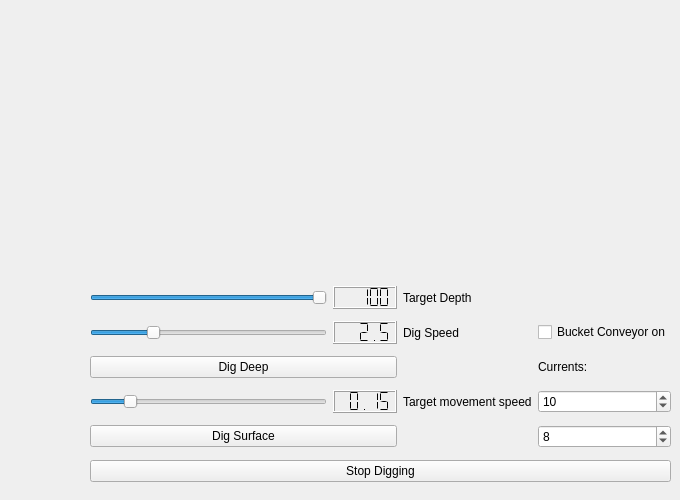
       <widget class="QWidget" name="tab_ExcavationControl">
        <attribute name="title">
         <string>Excavation Control</string>
        </attribute>
        <widget class="QSplitter" name="splitter_4">
         <property name="geometry">
          <rect>
           <x>40</x>
           <y>340</y>
           <width>207</width>
           <height>29</height>
          </rect>
         </property>
         <property name="orientation">
          <enum>Qt::Horizontal</enum>
         </property>
        </widget>
        <widget class="Speedometer" name="speedometer_Excavation" native="true">
         <property name="geometry">
          <rect>
           <x>210</x>
           <y>20</y>
           <width>311</width>
           <height>251</height>
          </rect>
         </property>
        </widget>
        <widget class="QWidget" name="layoutWidget">
         <property name="geometry">
          <rect>
           <x>90</x>
           <y>280</y>
           <width>581</width>
           <height>211</height>
          </rect>
         </property>
         <layout class="QGridLayout" name="gridLayout_4">
          <item row="0" column="1">
           <widget class="QLCDNumber" name="lcdNumber_ExcavationTargetDepth">
            <property name="focusPolicy">
             <enum>Qt::NoFocus</enum>
            </property>
            <property name="smallDecimalPoint">
             <bool>false</bool>
            </property>
            <property name="segmentStyle">
             <enum>QLCDNumber::Flat</enum>
            </property>
            <property name="value" stdset="0">
             <double>100.000000000000000</double>
            </property>
           </widget>
          </item>
          <item row="0" column="0">
           <widget class="DrillSlider" name="slider_ExcavationTargetDepth">
            <property name="focusPolicy">
             <enum>Qt::NoFocus</enum>
            </property>
            <property name="maximum">
             <number>100</number>
            </property>
            <property name="value">
             <number>100</number>
            </property>
            <property name="orientation">
             <enum>Qt::Horizontal</enum>
            </property>
           </widget>
          </item>
          <item row="3" column="2">
           <widget class="QLabel" name="label_6">
            <property name="text">
             <string>Target movement speed</string>
            </property>
           </widget>
          </item>
          <item row="2" column="0" colspan="2">
           <widget class="QPushButton" name="pushButton_DigDeep">
            <property name="text">
             <string>Dig Deep</string>
            </property>
           </widget>
          </item>
          <item row="1" column="3">
           <widget class="QCheckBox" name="checkBox_BucketConveyorOn">
            <property name="focusPolicy">
             <enum>Qt::NoFocus</enum>
            </property>
            <property name="text">
             <string>Bucket Conveyor on</string>
            </property>
           </widget>
          </item>
          <item row="1" column="2">
           <widget class="QLabel" name="label_12">
            <property name="text">
             <string>Dig Speed</string>
            </property>
           </widget>
          </item>
          <item row="5" column="0" colspan="4">
           <widget class="QPushButton" name="pushButton_DigStop">
            <property name="text">
             <string>Stop Digging</string>
            </property>
           </widget>
          </item>
          <item row="0" column="2">
           <widget class="QLabel" name="label_11">
            <property name="text">
             <string>Target Depth</string>
            </property>
           </widget>
          </item>
          <item row="1" column="1">
           <widget class="QLCDNumber" name="lcdNumber_ExcavationDigSpeed">
            <property name="enabled">
             <bool>true</bool>
            </property>
            <property name="segmentStyle">
             <enum>QLCDNumber::Flat</enum>
            </property>
            <property name="value" stdset="0">
             <double>2.500000000000000</double>
            </property>
           </widget>
          </item>
          <item row="4" column="0" colspan="2">
           <widget class="QPushButton" name="pushButton_DigSurface">
            <property name="text">
             <string>Dig Surface</string>
            </property>
           </widget>
          </item>
          <item row="3" column="0">
           <widget class="QSlider" name="slider_ExcavationMoveSpeed">
            <property name="maximum">
             <number>100</number>
            </property>
            <property name="value">
             <number>15</number>
            </property>
            <property name="orientation">
             <enum>Qt::Horizontal</enum>
            </property>
           </widget>
          </item>
          <item row="3" column="1">
           <widget class="QLCDNumber" name="lcdNumber_ExcavationMoveSpeed">
            <property name="segmentStyle">
             <enum>QLCDNumber::Flat</enum>
            </property>
            <property name="value" stdset="0">
             <double>0.150000000000000</double>
            </property>
           </widget>
          </item>
          <item row="1" column="0">
           <widget class="QSplitter" name="splitter_3">
            <property name="orientation">
             <enum>Qt::Horizontal</enum>
            </property>
            <widget class="QSlider" name="slider_ExcavationDigSpeed">
             <property name="focusPolicy">
              <enum>Qt::NoFocus</enum>
             </property>
             <property name="maximum">
              <number>100</number>
             </property>
             <property name="value">
              <number>25</number>
             </property>
             <property name="orientation">
              <enum>Qt::Horizontal</enum>
             </property>
            </widget>
           </widget>
          </item>
          <item row="3" column="3">
           <widget class="QSpinBox" name="spinBox_upperCurrent">
            <property name="maximum">
             <number>20</number>
            </property>
            <property name="value">
             <number>10</number>
            </property>
           </widget>
          </item>
          <item row="4" column="3">
           <widget class="QSpinBox" name="spinBox_lowerCurrent">
            <property name="maximum">
             <number>20</number>
            </property>
            <property name="value">
             <number>8</number>
            </property>
           </widget>
          </item>
          <item row="2" column="3">
           <widget class="QLabel" name="label">
            <property name="text">
             <string>Currents:</string>
            </property>
           </widget>
          </item>
         </layout>
        </widget>
       </widget>
